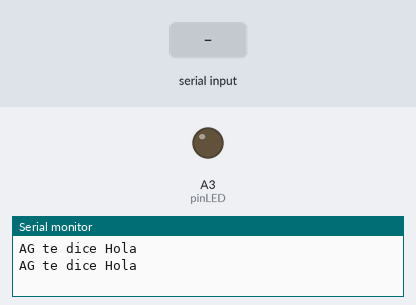
The sketch below on a simulated Arduino Uno, built with avr-gcc and run on an emulated ATmega328P. Parts: output pins drawn as LEDs (lit = HIGH), the last lines printed to the serial monitor. Inputs (shaded band) come from the test bench.

Above: at 1.2 s.
1.3 s: "1" received over Serial
At 3.1 s:
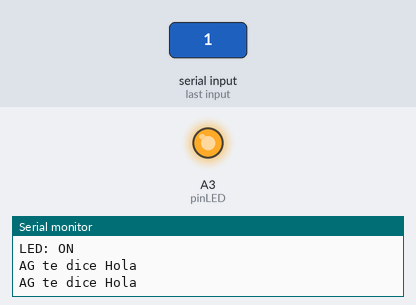
3.5 s: "0" received over Serial
At 4.7 s:
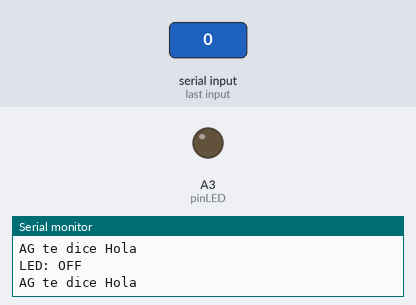
Timing chart, 0 to 6.5 s (numbered marks = the images above; inputs shaded):
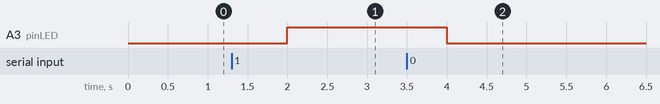

The sketch:

COMUNICACION_ARDUINO.ino
```cpp
const int pinLED = A3;

void setup() {
  Serial.begin(9600);
  pinMode(pinLED, OUTPUT);
}

void loop() {
   if(Serial.available()>0){
      char dato = Serial.read();

      if(dato == '0'){
        digitalWrite(pinLED,0);
        Serial.println("LED: OFF");
      }

      if(dato == '1'){
        digitalWrite(pinLED,1);
        Serial.println("LED: ON");
        }

    }
  Serial.println("AG te dice Hola");
  delay(1000);

}
```

Measured:
- after the input at 1.3 s, A3 (pinLED): LOW → HIGH after 0.70 s
- after the input at 3.5 s, A3 (pinLED): HIGH → LOW after 0.50 s
